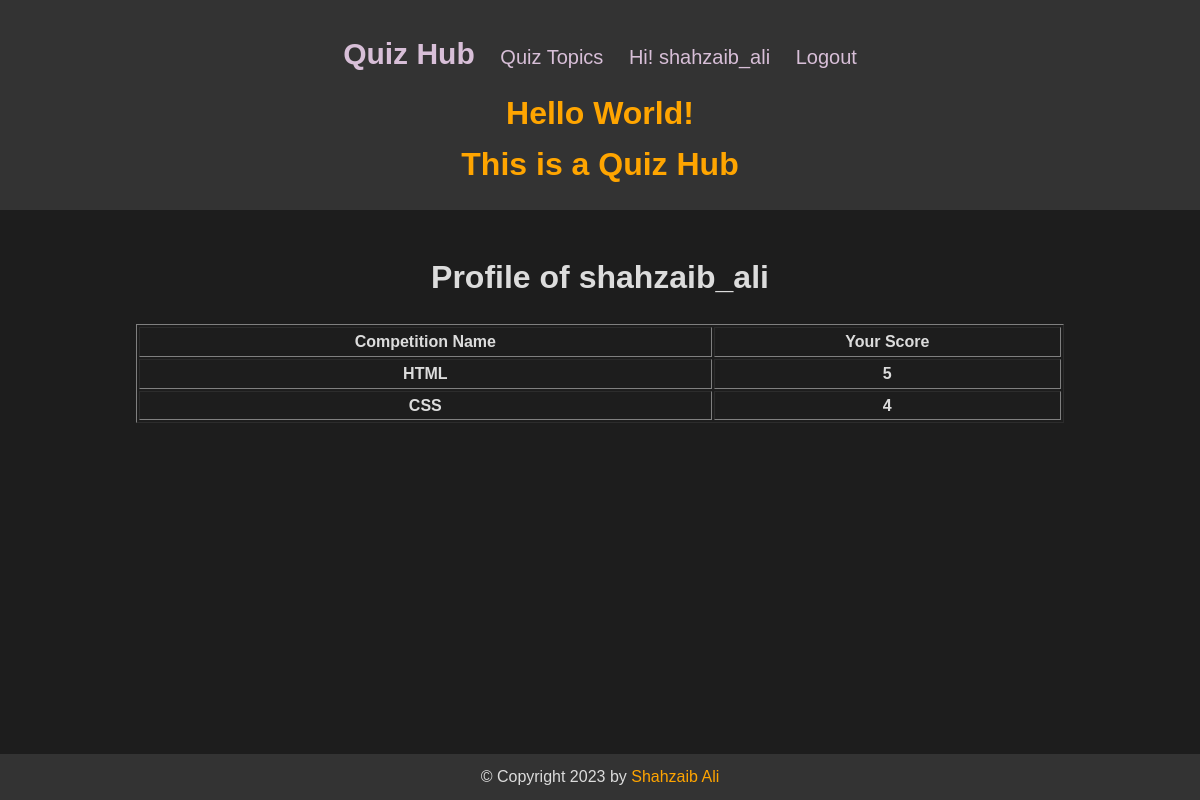
/profile/ (signed in), run on the app's committed database.
### quiz_app/models.py (models this page shows, shortened)
class UserTopicScore(models.Model):
    user = models.ForeignKey(User, on_delete=models.CASCADE)
    topic = models.ForeignKey(Topic, on_delete=models.CASCADE)
    score = models.IntegerField(default=0)

class Topic(models.Model):
    topic = models.CharField(max_length=255)
    def __str__(self):
        return self.topic

### quiz_app/views.py (the view)
# urls.py: path("profile/", views.MyProfile.as_view(), name='profile'),
class MyProfile(APIView):
    def get(self, request):
        if request.user.is_authenticated:
            user_scores = UserTopicScore.objects.filter(user=request.user)
            context = {
            'user_scores': user_scores
            }
            return render(request, 'quiz_app/profile.html', context=context)
        else:
            messages.error(request,'You must login first!')
            return redirect('quiz_app:login')

### quiz_app/templates/quiz_app/profile.html (shortened to what this page needs)
{% extends 'quiz_app/index.html' %}
{% block content %}
    <h1 style="text-align: center;">
        Profile of {{ request.user.username }}
    </h1>
    <div style="text-align: center;">
        <table style="margin: auto; width: 80%;" border="1">
            <tr>
                <th>
                    Competition Name
                </th>
                <th>
                    Your Score
                </th>
            </tr>
            {% for user_score in user_scores %}
                <tr>
                    <th>
                        {{ user_score.topic }}
                    </th>
                    <th>
                        {{ user_score.score }}
                    </th>
                </tr>
            {% endfor %}
        </table>
    </div>
{% endblock %}

### quiz_app/templates/quiz_app/index.html (shortened to what this page needs)
{% load static %}
<!DOCTYPE html>
<html lang="en">
  <head>
  </head>
  <body>
    <header class="header">
      <div>
        <nav class="nav">
          <a href="{% url 'quiz_app:index' %}" style="font-size: 30px;"><b>Quiz Hub</b></a>
          <a href="{% url 'quiz_app:topics' %}">Quiz Topics</a>
          {% if request.user.is_authenticated %}
            <a href="{% url 'quiz_app:profile' %}" title="Update my profile">Hi! {{ request.user.username }}</a>
            <a href="{% url 'quiz_app:logout' %}" class="btn btn-outline">Logout</a>
          {% else %}
            <a href="{% url 'quiz_app:login' %}" class="btn btn-outline">Login</a>
            <a href="{% url 'quiz_app:register' %}" class="btn btn-primary">Join Now</a>
          {% endif %}
        </nav>
      </div>
      <div>
        <h1>Hello World!</h1>
        <h1>This is a Quiz Hub</h1>
      </div>
    </header>
    <main>
      <div class="container">
        {% block content %} {% endblock %}
      </div>
    </main>
    <footer class="footer">
      <div class="container">
        <p>
          &copy; Copyright {% now 'Y' %} by <a href="https://linktr.ee/shahzaib_ali">Shahzaib Ali</a>
        </p>
      </div>
    </footer>
  </body>
</html>

### data on the page
UserTopicScore: topic "HTML", score "5"
UserTopicScore: topic "CSS", score "4"

### other printed values
{{ request.user.username }} "shahzaib_ali"
